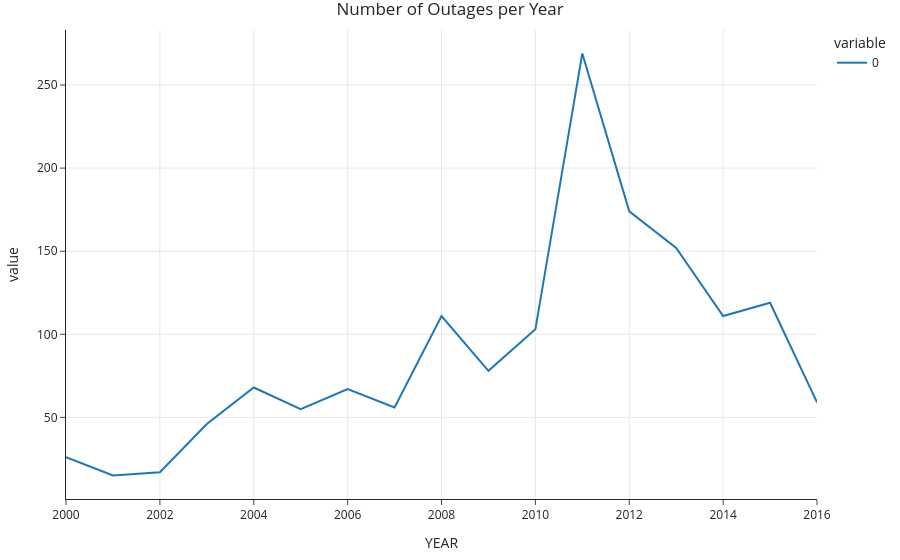
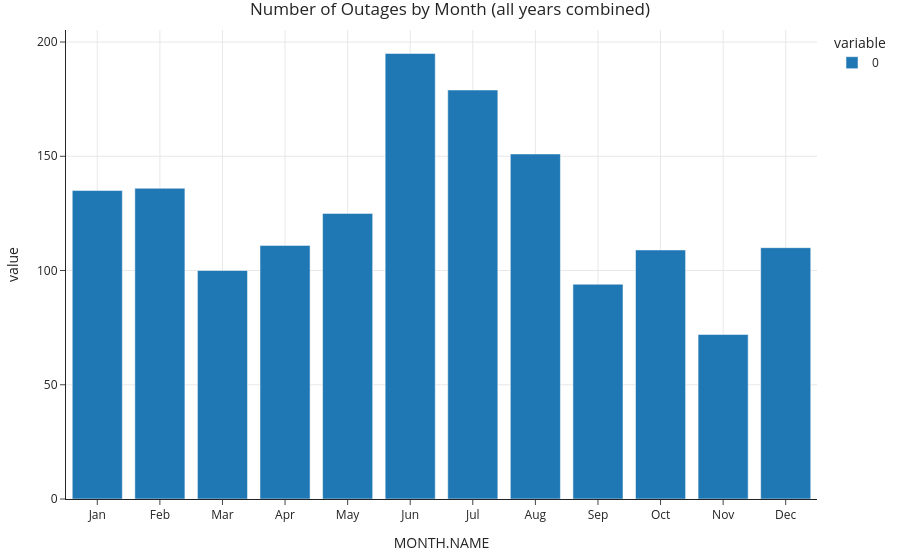

The notebook cell these images were saved under, in order:
### Code cell
# Outage Frequency over the Years, also Outage Frequency by Month
yearly = df_cleaned.groupby('YEAR', observed=True).size()
yearly.plot(kind='line', title='Number of Outages per Year').show()

month_order = ['Jan','Feb','Mar','Apr','May','Jun','Jul','Aug','Sep','Oct','Nov','Dec']
by_month = df_cleaned.groupby('MONTH.NAME', observed=True).size().reindex(month_order)
by_month.plot(kind='bar', title='Number of Outages by Month (all years combined)').show()

### Figure 1 — Plotly figure (JSON) as saved in the notebook; plotly's stock layout.template omitted (floating-point values rounded to 4 significant figures)
{"data": [{"hovertemplate": "variable=0<br>YEAR=%{x}<br>value=%{y}<extra></extra>", "legendgroup": "0", "line": {"color": "#1F77B4", "dash": "solid"}, "marker": {"symbol": "circle"}, "mode": "lines", "name": "0", "orientation": "v", "showlegend": true, "type": "scatter", "x": [2000, 2001, 2002, 2003, 2004, 2005, 2006, 2007, 2008, 2009, 2010, 2011, 2012, 2013, 2014, 2015, 2016], "xaxis": "x", "y": [26, 15, 17, 46, 68, 55, 67, 56, 111, 78, 103, 269, 174, 152, 111, 119, 59], "yaxis": "y"}], "layout": {"legend": {"title": {"text": "variable"}, "tracegroupgap": 0}, "title": {"text": "Number of Outages per Year"}, "xaxis": {"anchor": "y", "domain": [0, 1], "title": {"text": "YEAR"}}, "yaxis": {"anchor": "x", "domain": [0, 1], "title": {"text": "value"}}}}

### Figure 2 — Plotly figure (JSON) as saved in the notebook; plotly's stock layout.template omitted (floating-point values rounded to 4 significant figures)
{"data": [{"hovertemplate": "variable=0<br>MONTH.NAME=%{x}<br>value=%{y}<extra></extra>", "legendgroup": "0", "marker": {"color": "#1F77B4", "pattern": {"shape": ""}}, "name": "0", "orientation": "v", "showlegend": true, "textposition": "auto", "type": "bar", "x": ["Jan", "Feb", "Mar", "Apr", "May", "Jun", "Jul", "Aug", "Sep", "Oct", "Nov", "Dec"], "xaxis": "x", "y": [135, 136, 100, 111, 125, 195, 179, 151, 94, 109, 72, 110], "yaxis": "y"}], "layout": {"barmode": "relative", "legend": {"title": {"text": "variable"}, "tracegroupgap": 0}, "title": {"text": "Number of Outages by Month (all years combined)"}, "xaxis": {"anchor": "y", "domain": [0, 1], "title": {"text": "MONTH.NAME"}}, "yaxis": {"anchor": "x", "domain": [0, 1], "title": {"text": "value"}}}}
